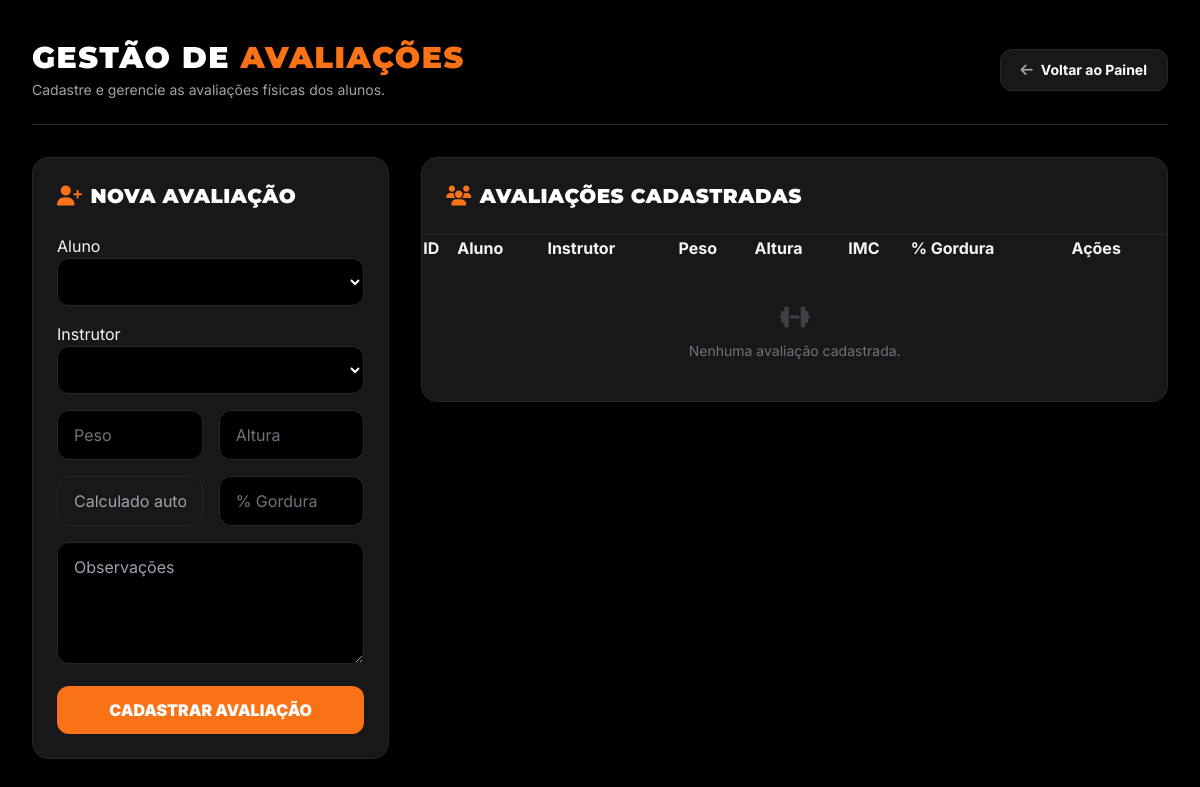
Before: /avaliacoes with the older database file.
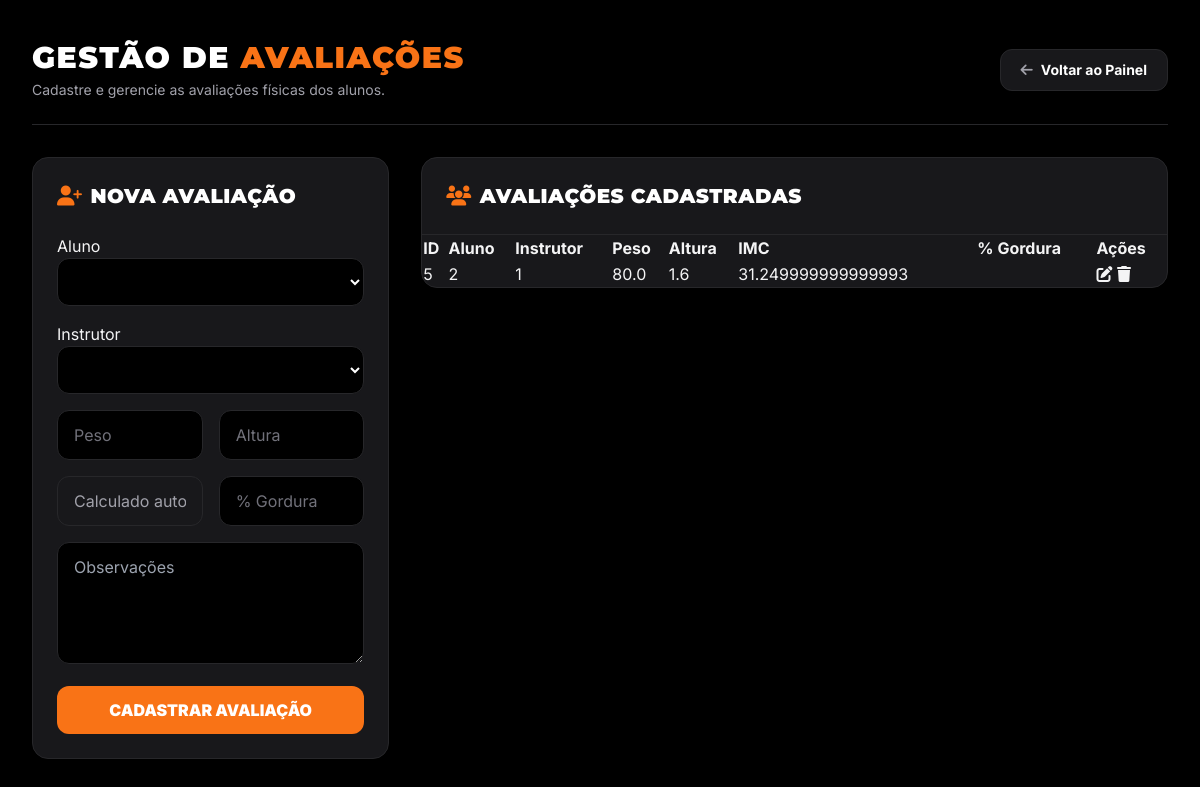
After: the same page with the newer database file.
### tables this page shows
CREATE TABLE avaliacoes (
        id INTEGER PRIMARY KEY AUTOINCREMENT,
        aluno_id INTEGER NOT NULL,
        instrutor_id INTEGER NOT NULL,
        peso REAL NOT NULL,
        altura REAL NOT NULL,
        imc REAL,
        percentual_gordura REAL,
        observacoes TEXT,

        FOREIGN KEY (aluno_id) REFERENCES alunos(id),
        FOREIGN KEY (instrutor_id) REFERENCES instrutores(id)
    );

### app.py (the view)
@app.route("/avaliacoes")
def listar_avaliacoes():
    return render_template("avaliacoes.html", avaliacoes=db.listar_avaliacoes())

### database.py (called while the page is built)
def conectar():
    conexao = sqlite3.connect(DB_PATH)
    conexao.execute("PRAGMA foreign_keys = ON")
    return conexao

def listar_avaliacoes():
    conexao = conectar()
    cursor = conexao.cursor()
    cursor.execute("SELECT * FROM avaliacoes")
    dados = cursor.fetchall()
    conexao.close()
    return dados

### templates/avaliacoes.html (shortened to what the changed rows need)
<!DOCTYPE html>
<html lang="pt-BR">
<head>
    <script src="https://cdn.tailwindcss.com"></script>
    <link rel="stylesheet" href="https://cdnjs.cloudflare.com/ajax/libs/font-awesome/6.4.0/css/all.min.css">
</head>
<body class="bg-black text-zinc-100 font-sans min-h-screen">
    <div class="max-w-7xl mx-auto px-4 sm:px-6 lg:px-8 py-10">
        <div class="flex flex-col sm:flex-row justify-between items-start sm:items-center border-b border-zinc-800 pb-6 mb-8 gap-4">
            <div>
                <h1 class="font-heading font-black text-3xl uppercase tracking-wider text-white">
                    Gestão de <span class="text-brand-500">Avaliações</span>
                </h1>
            </div>
        </div>
        <div class="grid grid-cols-1 lg:grid-cols-3 gap-8 items-start">
            <div class="bg-zinc-900 border border-zinc-800 p-6 rounded-2xl shadow-xl">
                <h2 class="font-heading font-black text-xl uppercase tracking-wide text-white mb-6 flex items-center gap-2">
                    <i class="fa-solid fa-user-plus text-brand-500"></i> Nova Avaliação
                </h2>
            </div>
            <div class="lg:col-span-2 bg-zinc-900 border border-zinc-800 rounded-2xl shadow-xl overflow-hidden">
                <div class="p-6 border-b border-zinc-800">
                    <h2 class="font-heading font-black text-xl uppercase tracking-wide text-white flex items-center gap-2">
                        <i class="fa-solid fa-users text-brand-500"></i> Avaliações Cadastradas
                    </h2>
                </div>
                <div class="overflow-x-auto">
                    <table class="w-full text-left border-collapse">
                        <thead>
                            <tr>
                                <th>ID</th>
                                <th>Aluno</th>
                                <th>Instrutor</th>
                                <th>Peso</th>
                                <th>Altura</th>
                                <th>IMC</th>
                                <th>% Gordura</th>
                                <th>Ações</th>
                            </tr>
                        </thead>
                        <tbody>
                            {% for avaliacao in avaliacoes %}
                            <tr>
                                <td>{{ avaliacao[0] }}</td>
                                <td>{{ avaliacao[1] }}</td>
                                <td>{{ avaliacao[2] }}</td>
                                <td>{{ avaliacao[3] }}</td>
                                <td>{{ avaliacao[4] }}</td>
                                <td>{{ avaliacao[5] }}</td>
                                <td>{{ avaliacao[6] }}</td>
                                <td>
                                    <a href="/editar_avaliacao/{{ avaliacao[0] }}">
                                        <i class="fa-solid fa-pen-to-square"></i>
                                    </a>
                                    <a href="/excluir_avaliacao/{{ avaliacao[0] }}"
                                    onclick="return confirm('Excluir avaliação?')">
                                        <i class="fa-solid fa-trash"></i>
                                    </a>
                                </td>
                            </tr>
                            {% else %}
                            <tr>
                                <td colspan="8" class="px-6 py-10 text-center text-zinc-500 text-sm">
                                    <i class="fa-solid fa-dumbbell text-2xl block mb-2 text-zinc-700"></i>
                                    Nenhuma avaliação cadastrada.
                                </td>
                            </tr>
                            {% endfor %}
                        </tbody>
                    </table>
                </div>
            </div>
        </div>
    </div>
</body>
</html>

Changed rows visible on the page:
added avaliacoes: id "5", aluno "2", instrutor "1", peso "80.0", altura "1.6", imc "31.249999999999993"
Other visible differences:
text no longer shown: "Nenhuma avaliação cadastrada."
